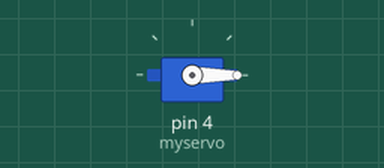
Recording of a sketch running on a simulated Arduino Uno, built with avr-gcc and run on an emulated ATmega328P. On the bench: servo.

Above: at 0.05 s.
At 0.5 s:
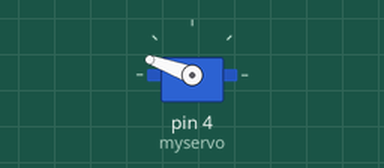
At 1.05 s:
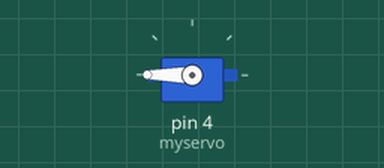
At 2.1 s:
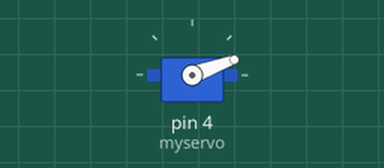
Timing chart, 0 to 6.2 s (numbered marks = the images above):
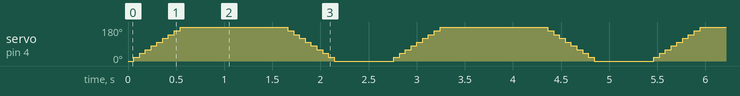

The sketch:

Servo.ino
```cpp
#include <Servo.h>

Servo myservo;  // create servo object to control a servo
                // twelve servo objects can be created on most boards

int pos = 0;    // variable to store the servo position

void setup()
{
  myservo.attach(4);  // attaches the servo on pin 9 to the servo object
}

void loop()
{
     for(pos = 0; pos <= 180; pos +=20) // goes from 15 degrees to 180 degrees
   {                                  // in steps of 6 degree
    myservo.write(pos);              // tell servo to go to position in variable 'pos'
    delay(60);                       // waits 15ms for the servo to reach the position
  }

  delay(1000);
 for(pos = 180; pos >= 0 ; pos-=20)     // goes from 180 degrees to 15 degrees
  {
    myservo.write(pos);              // tell servo to go to position in variable 'pos'
   delay(60);                       // waits 15ms for the servo to reach the position
  }
  delay(500);
}
```

Measured:
- by itself, servo on pin 4 (myservo): repeats every 2.7 s: 40° 0.06 s, 60° 0.06 s, 80° 0.06 s, 100° 0.06 s, 120° 0.06 s, 140° 0.06 s, 160° 0.06 s, 180° 1.1 s, 160° 0.06 s, 140° 0.06 s, 120° 0.06 s, 100° 0.06 s, 80° 0.06 s, 60° 0.06 s, 40° 0.06 s, 20° 0.06 s, 0° 0.62 s, 20° 0.06 s
